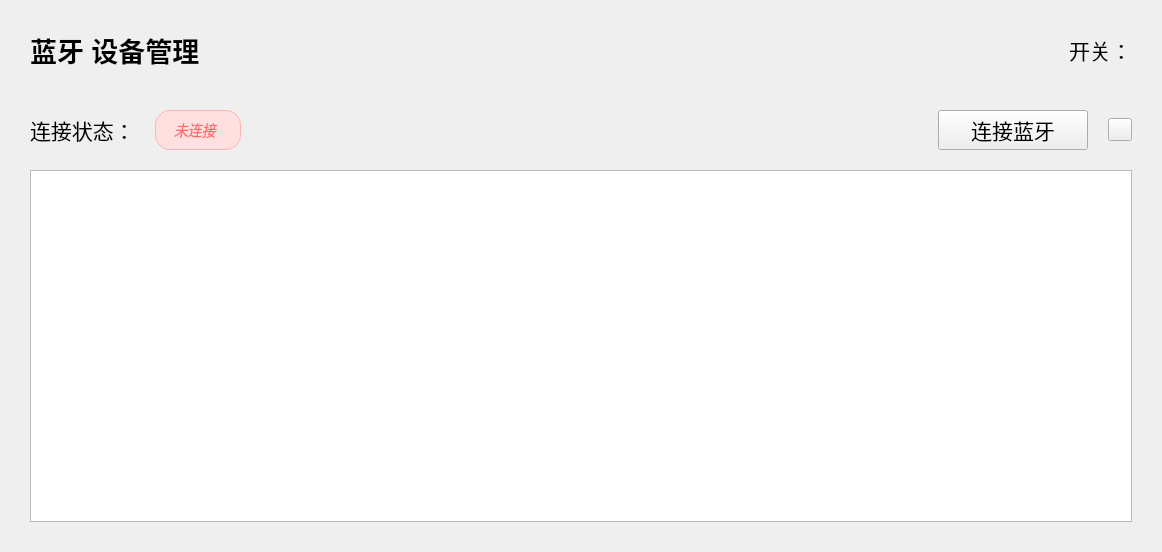
<?xml version="1.0" encoding="UTF-8"?>
<ui version="4.0">
 <class>Widget</class>
 <widget class="QWidget" name="Widget">
  <property name="geometry">
   <rect>
    <x>0</x>
    <y>0</y>
    <width>1162</width>
    <height>552</height>
   </rect>
  </property>
  <property name="windowTitle">
   <string>蓝牙 连接管理器</string>
  </property>
  <layout class="QVBoxLayout" name="mainLayout">
   <property name="spacing">
    <number>20</number>
   </property>
   <property name="leftMargin">
    <number>30</number>
   </property>
   <property name="topMargin">
    <number>30</number>
   </property>
   <property name="rightMargin">
    <number>30</number>
   </property>
   <property name="bottomMargin">
    <number>30</number>
   </property>
   <item>
    <layout class="QHBoxLayout" name="topLayout">
     <item>
      <widget class="QLabel" name="titleLabel">
       <property name="font">
        <font>
         <pointsize>20</pointsize>
         <weight>75</weight>
         <italic>false</italic>
         <bold>true</bold>
        </font>
       </property>
       <property name="text">
        <string>蓝牙 设备管理</string>
       </property>
      </widget>
     </item>
     <item>
      <spacer name="horizontalSpacer">
       <property name="orientation">
        <enum>Qt::Horizontal</enum>
       </property>
       <property name="sizeHint" stdset="0">
        <size>
         <width>40</width>
         <height>20</height>
        </size>
       </property>
      </spacer>
     </item>
     <item>
      <widget class="QLabel" name="wifiStatusLabel">
       <property name="font">
        <font>
         <pointsize>16</pointsize>
         <italic>false</italic>
        </font>
       </property>
       <property name="text">
        <string>开关：</string>
       </property>
      </widget>
     </item>
    </layout>
   </item>
   <item>
    <layout class="QHBoxLayout" name="statusLayout">
     <item>
      <spacer name="statusSpacer">
       <property name="orientation">
        <enum>Qt::Horizontal</enum>
       </property>
       <property name="sizeHint" stdset="0">
        <size>
         <width>40</width>
         <height>20</height>
        </size>
       </property>
      </spacer>
     </item>
     <item>
      <spacer name="horizontalSpacer_2">
       <property name="orientation">
        <enum>Qt::Horizontal</enum>
       </property>
       <property name="sizeHint" stdset="0">
        <size>
         <width>40</width>
         <height>20</height>
        </size>
       </property>
      </spacer>
     </item>
    </layout>
   </item>
   <item>
    <layout class="QHBoxLayout" name="controlLayout">
     <item>
      <widget class="QLabel" name="label">
       <property name="font">
        <font>
         <pointsize>16</pointsize>
         <italic>false</italic>
        </font>
       </property>
       <property name="text">
        <string>连接状态：</string>
       </property>
      </widget>
     </item>
     <item>
      <widget class="QLabel" name="connectionStatusLabel">
       <property name="font">
        <font>
         <pointsize>-1</pointsize>
         <italic>true</italic>
        </font>
       </property>
       <property name="styleSheet">
        <string>QLabel { 
    color: #ff6b6b; 
    font-size: 14px; 
    background-color: #ffe0e0; 
    border: 1px solid #ffb3b3; 
    border-radius: 15px; 
    padding: 8px 15px; 
}</string>
       </property>
       <property name="text">
        <string>未连接</string>
       </property>
      </widget>
     </item>
     <item>
      <spacer name="controlSpacer">
       <property name="orientation">
        <enum>Qt::Horizontal</enum>
       </property>
       <property name="sizeHint" stdset="0">
        <size>
         <width>40</width>
         <height>20</height>
        </size>
       </property>
      </spacer>
     </item>
     <item>
      <widget class="QPushButton" name="connectBtn">
       <property name="minimumSize">
        <size>
         <width>150</width>
         <height>40</height>
        </size>
       </property>
       <property name="font">
        <font>
         <pointsize>16</pointsize>
         <italic>false</italic>
        </font>
       </property>
       <property name="text">
        <string>连接蓝牙</string>
       </property>
      </widget>
     </item>
     <item>
      <widget class="QToolButton" name="reloadBtn">
       <property name="text">
        <string/>
       </property>
      </widget>
     </item>
    </layout>
   </item>
   <item>
    <widget class="QListWidget" name="listWidget">
     <property name="minimumSize">
      <size>
       <width>0</width>
       <height>300</height>
      </size>
     </property>
    </widget>
   </item>
  </layout>
 </widget>
 <resources/>
 <connections/>
</ui>
